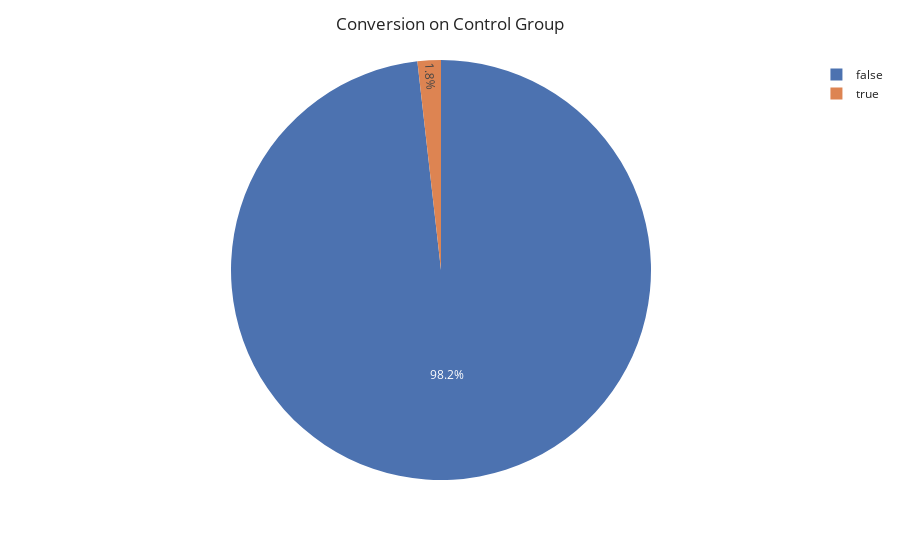

Notebook source saved alongside this figure:
### Markdown cell above
#### Control Group Conversion Rate

### Code cell
control_sample_count = control_sample['converted'].value_counts()
num_of_conversion_idx = control_sample_count.index 
proportion_control  = pd.DataFrame()
proportion_control['category'] = num_of_conversion_idx
proportion_control['count'] = control_sample_count

viz_control = px.pie(proportion_control,values='count',names='category',template='seaborn')
viz_control.update_layout(title='Conversion on Control Group')

### Figure 1 — Plotly figure (JSON) as saved in the notebook; plotly's stock layout.template omitted (floating-point values rounded to 4 significant figures)
{"data": [{"domain": {"x": [0, 1], "y": [0, 1]}, "hovertemplate": "category=%{label}<br>count=%{value}<extra></extra>", "labels": [false, true], "legendgroup": "", "name": "", "showlegend": true, "type": "pie", "values": [492, 9]}], "layout": {"legend": {"tracegroupgap": 0}, "margin": {"t": 60}, "title": {"text": "Conversion on Control Group"}}}
